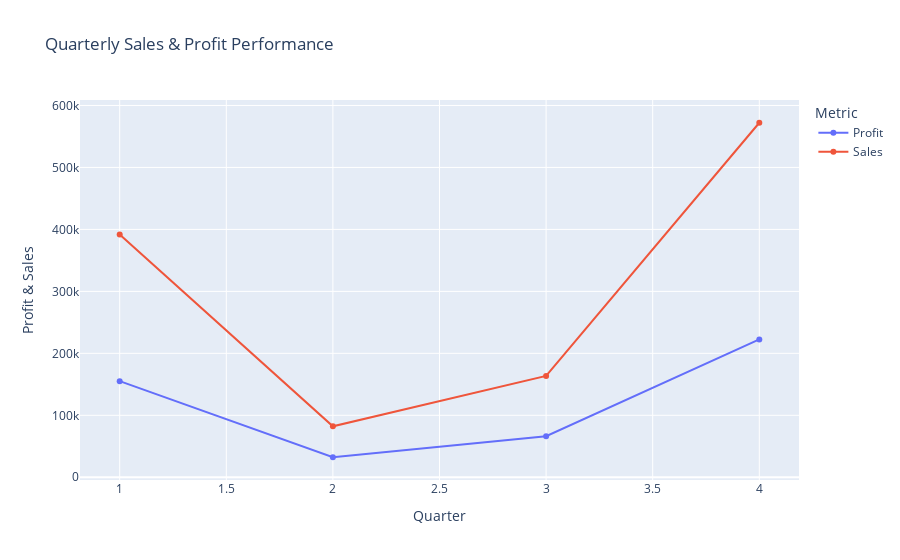

Here is the notebook cell this chart was saved with:
### Code cell
profit_sales_melted = profit_sales_quarter.melt(id_vars='Quarter', value_vars=['Profit', 'Sales'],
                                                var_name='Metric', value_name='Value')
fig = px.line(profit_sales_melted, 
              x='Quarter', 
              y='Value', 
              color='Metric', 
              markers=True,
              title='Quarterly Sales & Profit Performance')
fig.update_layout(yaxis_title='Profit & Sales', xaxis_title='Quarter')
fig.show()

### Figure 1 — Plotly figure (JSON) as saved in the notebook; plotly's stock layout.template omitted (floating-point values rounded to 4 significant figures)
{"data": [{"hovertemplate": "Metric=Profit<br>Quarter=%{x}<br>Value=%{y}<extra></extra>", "legendgroup": "Profit", "line": {"color": "#636efa", "dash": "solid"}, "marker": {"symbol": "circle"}, "mode": "lines+markers", "name": "Profit", "orientation": "v", "showlegend": true, "type": "scatter", "x": [1, 2, 3, 4], "xaxis": "x", "y": [155100.0, 32320.0, 66210.0, 222500.0], "yaxis": "y"}, {"hovertemplate": "Metric=Sales<br>Quarter=%{x}<br>Value=%{y}<extra></extra>", "legendgroup": "Sales", "line": {"color": "#EF553B", "dash": "solid"}, "marker": {"symbol": "circle"}, "mode": "lines+markers", "name": "Sales", "orientation": "v", "showlegend": true, "type": "scatter", "x": [1, 2, 3, 4], "xaxis": "x", "y": [391800.0, 82250.0, 163500.0, 572100.0], "yaxis": "y"}], "layout": {"legend": {"title": {"text": "Metric"}, "tracegroupgap": 0}, "title": {"text": "Quarterly Sales & Profit Performance"}, "xaxis": {"anchor": "y", "domain": [0, 1], "title": {"text": "Quarter"}}, "yaxis": {"anchor": "x", "domain": [0, 1], "title": {"text": "Profit & Sales"}}}}
